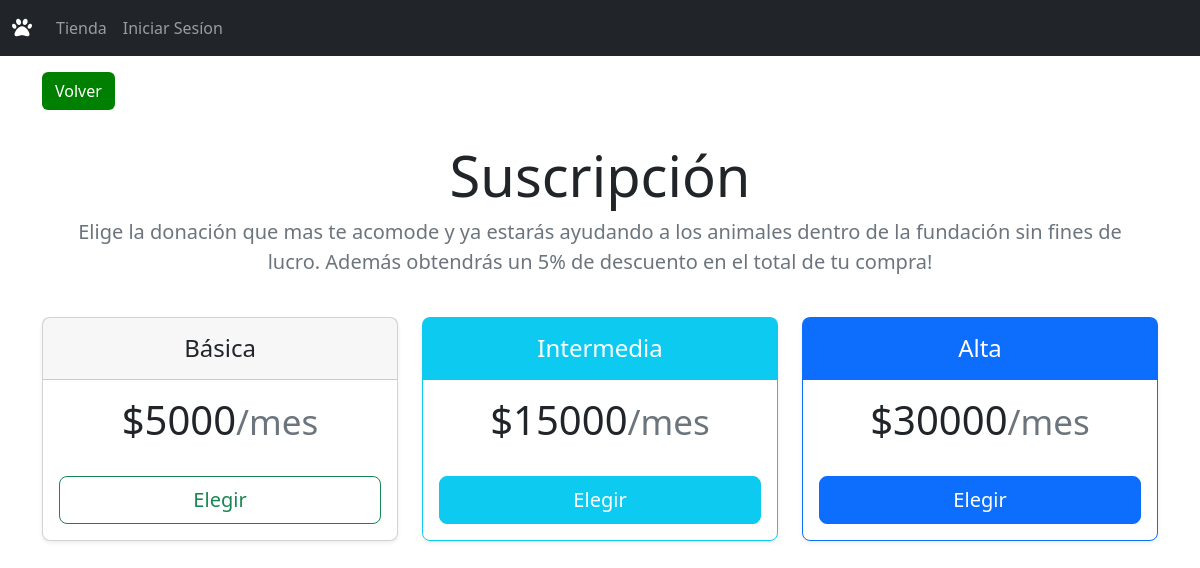
Screenshot of /suscripcion/ with the database file from the repository.
### core/models.py (models this page shows, shortened)
class TipoSuscripcion(models.Model):
    nombre = models.CharField(max_length=50)
    precio = models.IntegerField()

### core/views.py (the view)
# urls.py: path('suscripcion/', suscripcion, name="suscripcion"),
def suscripcion(request):
    basica = TipoSuscripcion.objects.get(id=1)
    intermedia = TipoSuscripcion.objects.get(id=2)
    alta = TipoSuscripcion.objects.get(id=3)
    cliente = Cliente.objects.filter(usuario=request.user.username)[:1]
    try:
        suscripcionCliente = Suscripcion.objects.get(cliente=cliente)
    except Suscripcion.DoesNotExist:
        suscripcionCliente = None
    data = {
        'basica': basica,
        'intermedia': intermedia,
        'alta' : alta,
        'suscripcionCliente' : suscripcionCliente
    }
    return render(request, 'core/suscripcion.html', data)

### core/templates/core/suscripcion.html (shortened to what this page needs)
{% extends 'core/base.html' %}
{% load static%}
{% block contenido %}
<div class="container">
  <a href="{% url 'miSuscripcion' %}" class="btn btn-verde my-3">Volver</a>
  <div class="p-3 pb-md-4 mx-auto text-center">
    <h1 class="display-4 fw-normal">Suscripción</h1>
    <p class="fs-5 text-muted">Elige la donación que mas te acomode y ya estarás ayudando a los animales dentro de la
      fundación sin fines de lucro. Además obtendrás un 5% de descuento en el total de tu compra!</p>
  </div>
  {% if suscripcionCliente == none %}
  <div class="row row-cols-1 row-cols-md-3 mb-3 text-center">
    <div class="col">
      <div class="card mb-4 rounded-3 shadow-sm">
        <div class="card-header py-3">
          <h4 class="my-0 fw-normal">{{basica.nombre}}</h4>
        </div>
        <div class="card-body">
          <h1 class="card-title pricing-card-title">${{basica.precio}}<small class="text-muted fw-light">/mes</small></h1>
          <a onclick="confirmarSuscripcion({{ basica.id }})" type="button" class="w-100 btn btn-lg btn-outline-success mt-4">Elegir</a>
        </div>
      </div>
    </div>
    <div class="col">
      <div class="card mb-4 rounded-3 shadow-sm border-info">
        <div class="card-header py-3 bg-info text-white border-info">
          <h4 class="my-0 fw-normal">{{intermedia.nombre}}</h4>
        </div>
        <div class="card-body">
          <h1 class="card-title pricing-card-title">${{intermedia.precio}}<small class="text-muted fw-light">/mes</small></h1>
          <a onclick="confirmarSuscripcion({{ intermedia.id }})" type="button" class="w-100 btn btn-lg btn-info text-white mt-4">Elegir</a>
        </div>
      </div>
    </div>
    <div class="col">
      <div class="card mb-4 rounded-3 shadow-sm border-primary">
        <div class="card-header py-3 text-white bg-primary border-primary">
          <h4 class="my-0 fw-normal">{{alta.nombre}}</h4>
        </div>
        <div class="card-body">
          <h1 class="card-title pricing-card-title">${{alta.precio}}<small class="text-muted fw-light">/mes</small></h1>
          <a onclick="confirmarSuscripcion({{ alta.id }})" type="button" class="w-100 btn btn-lg btn-primary mt-4">Elegir</a>
        </div>
      </div>
    </div>
  </div>
  {% endif %}
</div>
{% endblock %}

### core/static/core/css/style.css (style rules this page uses)
.btn-verde { background-color: green; color: white; }

### rows the page displays
TipoSuscripcion: nombre "Básica", precio "5000"
TipoSuscripcion: nombre "Intermedia", precio "15000"
TipoSuscripcion: nombre "Alta", precio "30000"
